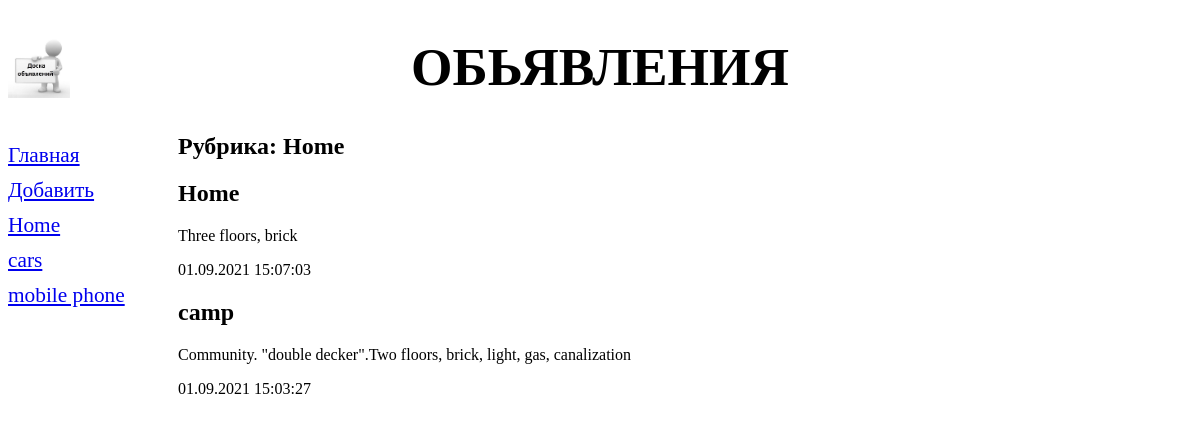
Screenshot of /bboard/1/ with the database file from the repository.
### bboard/models.py (models this page shows, shortened)
class Rubric(models.Model):
	name = models.CharField(max_length=20, db_index=True, verbose_name='Название')
	class Meta:
		verbose_name_plural = 'Рубрики'
		verbose_name = 'Рубрика'
		ordering = ['name']

class Bb(models.Model):
	title = models.CharField(max_length=50, verbose_name='Товар')
	content = models.TextField(null=True, blank=True, verbose_name='Описание')
	price = models.FloatField(null=True, blank=True, verbose_name='Цена')
	published = models.DateTimeField(auto_now_add=True, db_index=True, verbose_name='Опубликовано')
	rubric = models.ForeignKey('Rubric', null=True, on_delete=models.CASCADE, verbose_name='Рубрика')
	class Meta:
		verbose_name_plural = 'Обьявления'
		verbose_name = 'Обьявление'
		ordering = ['-published']

### bboard/views.py (the view)
# urls.py: path('<int:rubric_id>/', by_rubric, name='by_rubric'),
def by_rubric(request, rubric_id):
	rubrics = Rubric.objects.all()
	bbs = Bb.objects.filter(rubric=rubric_id)
	current_rubric = Rubric.objects.get(pk=rubric_id)
	context = {
		'bbs':bbs,
		'rubrics':rubrics,
		'current_rubric':current_rubric
	}
	return render(request, 'bboard/by_rubric.html', context)

### bboard/templates/bboard/by_rubric.html
{% extends "layout/basic.html" %}
{% block content %}
	<h2>Рубрика: {{current_rubric.name}}</h2>
	{% for bb in bbs %}
		<div>
			<h2>{{bb.title}}</h2>
			<p>{{bb.content}}</p>
			<p>{{bb.published|date:"d.m.Y H:i:s"}}</p>
		</div>
	{% endfor %}
{% endblock content %}

### bboard/templates/layout/basic.html (shortened to what this page needs)
{% load static %}
<!DOCTYPE html>
<html>
<head>
	<link rel="stylesheet" type="text/css" href="{% static 'bboard/style.css' %}">
</head>
<body>
	<header>
		<h1>Обьявления</h1>
	</header>
	<nav>
		<a href="{% url 'index' %}">Главная</a>
		<a href="{% url 'add' %}">Добавить</a>
		{% for rubric in rubrics %}
			<a href="{% url 'by_rubric' rubric.pk %}">
				{{rubric.name}}
			</a>
		{% endfor %}
	</nav>
	<section>
		{% block content %}
		{% endblock %}
	</section>
</body>
</html>

### bboard/static/bboard/style.css (style rules this page uses)
header h1 { font-size: 40pt; text-transform: uppercase; text-align: center; background: url("bg.jpg") left / auto 100% no-repeat; }
nav { font-size: 16pt; width: 150px; float: left; }
nav a { display: block; margin: 10px 0px; }
section { margin-left: 170px; }

### rows the page displays
Rubric: name "Home"
Rubric: name "cars"
Rubric: name "mobile phone"
Bb: title "Home", content "Three floors, brick", published "01.09.2021 15:07:03"
Bb: title "camp", content "Community. \"double decker\".Two floors, brick, light, gas, canalization", published "01.09.2021 15:03:27"
